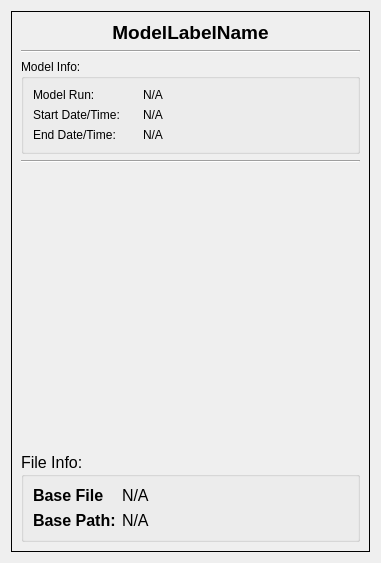
<?xml version="1.0" encoding="UTF-8"?>
<ui version="4.0">
 <class>swftStatusWindowWidget</class>
 <widget class="QWidget" name="swftStatusWindowWidget">
  <property name="geometry">
   <rect>
    <x>0</x>
    <y>0</y>
    <width>381</width>
    <height>563</height>
   </rect>
  </property>
  <property name="windowTitle">
   <string>Form</string>
  </property>
  <layout class="QGridLayout" name="gridLayout">
   <item row="0" column="1">
    <widget class="QScrollArea" name="scrollArea">
     <property name="frameShape">
      <enum>QFrame::Box</enum>
     </property>
     <property name="frameShadow">
      <enum>QFrame::Plain</enum>
     </property>
     <property name="widgetResizable">
      <bool>true</bool>
     </property>
     <property name="alignment">
      <set>Qt::AlignHCenter|Qt::AlignTop</set>
     </property>
     <widget class="QWidget" name="scrollAreaWidgetContents">
      <property name="geometry">
       <rect>
        <x>0</x>
        <y>0</y>
        <width>355</width>
        <height>537</height>
       </rect>
      </property>
      <layout class="QGridLayout" name="gridLayout_2">
       <item row="3" column="0" colspan="3">
        <widget class="Line" name="bottomSeperator">
         <property name="orientation">
          <enum>Qt::Horizontal</enum>
         </property>
        </widget>
       </item>
       <item row="8" column="0">
        <spacer name="bottomVerticalSpacer">
         <property name="orientation">
          <enum>Qt::Vertical</enum>
         </property>
         <property name="sizeHint" stdset="0">
          <size>
           <width>20</width>
           <height>40</height>
          </size>
         </property>
        </spacer>
       </item>
       <item row="1" column="0" colspan="3">
        <widget class="QLabel" name="modelNameLabel">
         <property name="font">
          <font>
           <family>Helvetica Neue</family>
           <pointsize>14</pointsize>
           <weight>75</weight>
           <bold>true</bold>
          </font>
         </property>
         <property name="text">
          <string>ModelLabelName</string>
         </property>
         <property name="alignment">
          <set>Qt::AlignCenter</set>
         </property>
        </widget>
       </item>
       <item row="7" column="0" colspan="3">
        <widget class="Line" name="topSeparator">
         <property name="orientation">
          <enum>Qt::Horizontal</enum>
         </property>
        </widget>
       </item>
       <item row="10" column="0" colspan="3">
        <widget class="QGroupBox" name="groupBox">
         <property name="font">
          <font>
           <family>Helvetica Neue</family>
           <pointsize>12</pointsize>
          </font>
         </property>
         <property name="title">
          <string>File Info:</string>
         </property>
         <layout class="QGridLayout" name="gridLayout_3">
          <item row="2" column="0">
           <widget class="QLabel" name="currentFilePathLabel">
            <property name="font">
             <font>
              <family>Helvetica Neue</family>
              <weight>75</weight>
              <bold>true</bold>
             </font>
            </property>
            <property name="text">
             <string>Base Path:</string>
            </property>
           </widget>
          </item>
          <item row="0" column="0">
           <widget class="QLabel" name="currentFileLabel">
            <property name="maximumSize">
             <size>
              <width>71</width>
              <height>16777215</height>
             </size>
            </property>
            <property name="font">
             <font>
              <family>Helvetica Neue</family>
              <weight>75</weight>
              <bold>true</bold>
             </font>
            </property>
            <property name="text">
             <string>Base File:</string>
            </property>
           </widget>
          </item>
          <item row="2" column="1">
           <widget class="QLabel" name="currentFilePathInfo">
            <property name="font">
             <font>
              <family>Helvetica Neue</family>
              <pointsize>12</pointsize>
             </font>
            </property>
            <property name="text">
             <string>N/A</string>
            </property>
           </widget>
          </item>
          <item row="0" column="1">
           <widget class="QLabel" name="currentFileInfo">
            <property name="font">
             <font>
              <family>Helvetica Neue</family>
              <pointsize>12</pointsize>
             </font>
            </property>
            <property name="text">
             <string>N/A</string>
            </property>
           </widget>
          </item>
         </layout>
        </widget>
       </item>
       <item row="4" column="0" colspan="3">
        <widget class="QGroupBox" name="groupBox_2">
         <property name="title">
          <string>Model Info:</string>
         </property>
         <layout class="QGridLayout" name="gridLayout_4">
          <item row="1" column="1">
           <widget class="QLabel" name="StartDateInfo">
            <property name="text">
             <string>N/A</string>
            </property>
           </widget>
          </item>
          <item row="1" column="0">
           <widget class="QLabel" name="StartDateLabel">
            <property name="text">
             <string>Start Date/Time:</string>
            </property>
           </widget>
          </item>
          <item row="0" column="1">
           <widget class="QLabel" name="ModelRunInfo">
            <property name="text">
             <string>N/A</string>
            </property>
           </widget>
          </item>
          <item row="0" column="0">
           <widget class="QLabel" name="ModelRunLabel">
            <property name="maximumSize">
             <size>
              <width>104</width>
              <height>16777215</height>
             </size>
            </property>
            <property name="text">
             <string>Model Run:</string>
            </property>
           </widget>
          </item>
          <item row="2" column="0">
           <widget class="QLabel" name="EndDateLabel">
            <property name="text">
             <string>End Date/Time:</string>
            </property>
           </widget>
          </item>
          <item row="2" column="1">
           <widget class="QLabel" name="EndDateInfo">
            <property name="text">
             <string>N/A</string>
            </property>
           </widget>
          </item>
         </layout>
        </widget>
       </item>
      </layout>
     </widget>
    </widget>
   </item>
  </layout>
 </widget>
 <resources/>
 <connections/>
</ui>
